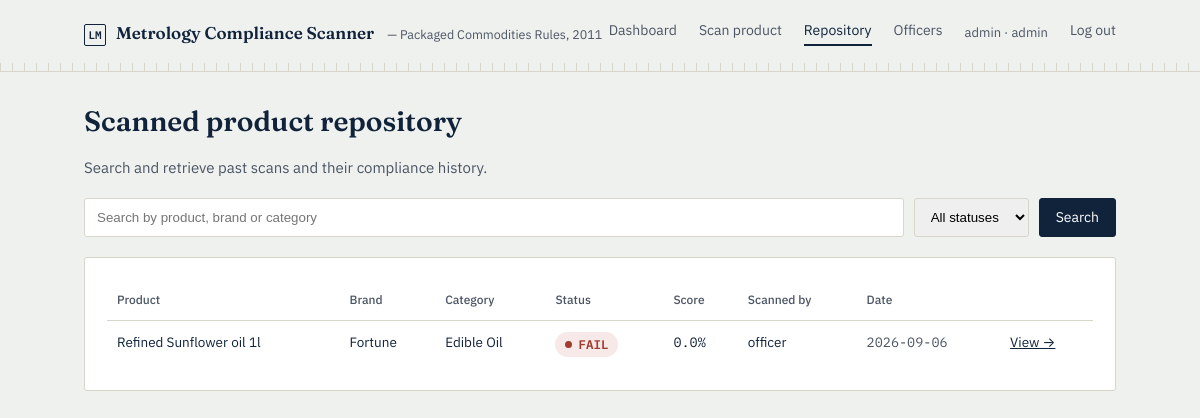
Screenshot of /history (signed in) with the database file from the repository.
### tables this page shows
CREATE TABLE scans (
    id INTEGER PRIMARY KEY AUTOINCREMENT,
    product_name TEXT,
    brand TEXT,
    category TEXT,
    image_path TEXT NOT NULL,
    pdp_width_cm REAL,
    pdp_height_cm REAL,
    ocr_text TEXT,
    overall_status TEXT,
    score REAL,
    declarations_json TEXT,
    scanned_by TEXT,
    location TEXT,
    notes TEXT,
    created_at TEXT NOT NULL
);

### app.py (the view)
@app.route("/history")
@login_required
def history():
    q = request.args.get("q", "").strip()
    status = request.args.get("status", "").strip() or None
    rows = db.list_scans(search=q or None, status=status)
    return render_template("history.html", rows=rows, q=q, status=status)

### app.py (called while the page is built)
def login_required(view):
    @functools.wraps(view)
    def wrapped(*args, **kwargs):
        if "user" not in session:
            return redirect(url_for("login", next=request.path))
        return view(*args, **kwargs)
    return wrapped

@app.context_processor
def inject_user():
    return {"current_user": session.get("user")}

### db.py (called while the page is built)
@contextmanager
def get_conn():
    conn = sqlite3.connect(DB_PATH)
    conn.row_factory = sqlite3.Row
    try:
        yield conn
        conn.commit()
    finally:
        conn.close()

def list_scans(search=None, status=None, limit=200):
    query = "SELECT * FROM scans WHERE 1=1"
    params = []
    if search:
        query += " AND (product_name LIKE ? OR brand LIKE ? OR category LIKE ?)"
        like = f"%{search}%"
        params += [like, like, like]
    if status:
        query += " AND overall_status = ?"
        params.append(status)
    query += " ORDER BY created_at DESC LIMIT ?"
    params.append(limit)
    with get_conn() as conn:
        rows = conn.execute(query, params).fetchall()
        return [dict(r) for r in rows]

### templates/history.html (shortened to what this page needs)
{% extends "base.html" %}
{% block content %}
<h1>Scanned product repository</h1>
<p style="color:var(--ink-soft);">Search and retrieve past scans and their compliance history.</p>
<form method="get" style="display:flex;gap:10px;margin:18px 0 20px;flex-wrap:wrap;">
  <input type="text" name="q" value="{{ q }}" placeholder="Search by product, brand or category" style="flex:1;min-width:220px;padding:10px 12px;border:1px solid var(--line);border-radius:3px;">
  <select name="status" style="padding:10px 12px;border:1px solid var(--line);border-radius:3px;">
    <option value="">All statuses</option>
  </select>
  <button class="btn" type="submit">Search</button>
</form>
<div class="panel">
  <table>
    <thead><tr><th>Product</th><th>Brand</th><th>Category</th><th>Status</th><th>Score</th><th>Scanned by</th><th>Date</th><th></th></tr></thead>
    <tbody>
    {% for r in rows %}
      <tr>
        <td>{{ r.product_name or "—" }}</td>
        <td>{{ r.brand or "—" }}</td>
        <td>{{ r.category or "—" }}</td>
        <td><span class="pill {{ r.overall_status }}"><span class="dot"></span>{{ r.overall_status }}</span></td>
        <td class="mono">{{ r.score }}%</td>
        <td>{{ r.scanned_by }}</td>
        <td class="mono" style="color:var(--ink-soft);">{{ r.created_at[:10] }}</td>
        <td><a href="{{ url_for('view_report', scan_id=r.id) }}">View →</a></td>
      </tr>
    {% else %}
      <tr><td colspan="8" style="color:var(--ink-soft);">No scans found yet.</td></tr>
    {% endfor %}
    </tbody>
  </table>
</div>
{% endblock %}

### static/css/style.css (style rules this page uses)
:root { --ink: #10233B; --ink-soft: #4B5563; --paper: #EFF1EE; --panel: #FFFFFF; --line: #D8D5CB; --pass: #1F6F4A; --fail: #A23B2E; --review: #96731F; --pass-bg: #E7F1EC; --fail-bg: #F6E9E7; --review-bg: #F3ECDD; --font-display: "Fraunces", Georgia, serif; --font-body: "IBM Plex Sans", -apple-system, "Segoe UI", sans-serif; --font-mono: "IBM Plex Mono", "SFMono-Regular", Consolas, monospace; }
* { box-sizing: border-box; }
html, body { margin: 0; background: var(--paper); color: var(--ink); font-family: var(--font-body); font-size: 15px; line-height: 1.5; }
h1, h2, h3 { font-family: var(--font-display); font-weight: 600; margin: 0 0 6px; }
h1 { font-size: 28px; }
a { color: var(--ink); }
.mono, .num { font-family: var(--font-mono); font-variant-numeric: tabular-nums; }
.panel { background: var(--panel); border: 1px solid var(--line); border-radius: 3px; padding: 22px; }
.btn { display: inline-flex; align-items: center; gap: 6px; border: 1px solid var(--ink); background: var(--ink); color: #fff; padding: 9px 16px; border-radius: 3px; font-size: 14px; cursor: pointer; text-decoration: none; font-family: var(--font-body); }
.pill { display: inline-flex; align-items: center; gap: 6px; padding: 3px 10px; border-radius: 999px; font-size: 12.5px; font-weight: 600; font-family: var(--font-mono); }
.pill .dot { width: 7px; height: 7px; border-radius: 50%; }
.pill.FAIL { background: var(--fail-bg); color: var(--fail); }
.pill.FAIL .dot { background: var(--fail); }
table { width: 100%; border-collapse: collapse; }
th, td { text-align: left; padding: 11px 10px; border-bottom: 1px solid var(--line); font-size: 13.5px; vertical-align: top; }
th { color: var(--ink-soft); font-weight: 500; font-size: 12px; }
tr:last-child td { border-bottom: none; }

### rows the page displays
scans: product_name "Refined Sunflower oil 1l", brand "Fortune", category "Edible Oil", overall_status "FAIL", score "0.0", scanned_by "officer", created_at "2026-09-06"

### other values shown
{{ current_user.username }} "admin"
{{ current_user.role }} "admin"
